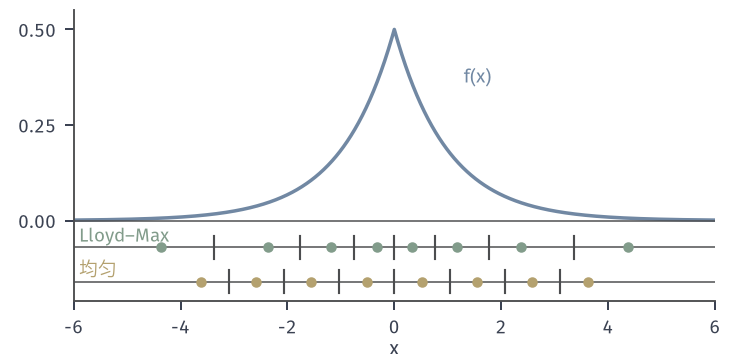

The script that drew this image:
from pathlib import Path
import sys
HERE = Path(__file__).resolve().parent
sys.path.insert(0, str(HERE.parent/'quant-common'))
from quant_fig import *
# N = 8 quantizers for Laplace(0,1): Lloyd-Max fixed point (green points, gray thresholds, upper row)
# and the best mid-rise uniform quantizer (step chosen by grid search, yellow, lower row).
lm = lloyd(np.linspace(-3.5, 3.5, 8), 3000)[-1]
ds = np.linspace(.3, 2.5, 22001); tot = [sum(uniform_parts(8, d)) for d in ds]; du = ds[int(np.argmin(tot))]
cu = (np.arange(8)-3.5)*du; tu = (np.arange(1, 8)-4)*du
x = np.linspace(-6, 6, 1201)
fig, ax = figure(width_mm=104, height_mm=50)
panel(fig, left=.1, right=.97, bottom=.15, top=.97)
ax.plot(x, pdf(x), color=BLUE, lw=1.4)
y1, y2 = -.07, -.16
for t in lm[0]: ax.plot([t, t], [y1-.03, y1+.03], color=STROKE, lw=.85)
for t in tu: ax.plot([t, t], [y2-.03, y2+.03], color=STROKE, lw=.85)
ax.plot([-6, 6], [y1, y1], color=STROKE, lw=.6); ax.plot([-6, 6], [y2, y2], color=STROKE, lw=.6)
for c in lm[1]: dot(ax, c, y1, color=GREEN)
for c in cu: dot(ax, c, y2, color=YELLOW)
ax.axhline(0, color=STROKE, lw=.6)
lab(ax, -5.9, y1+.015, 'Lloyd–Max', GREEN); lab(ax, -5.9, y2+.015, '均匀', YELLOW)
lab(ax, 1.3, .36, '$f(x)$', BLUE)
ax.set_xlim(-6, 6); ax.set_ylim(-.21, .55); ax.set_yticks([0, .25, .5]); ax.set_xlabel('$x$', labelpad=1)
save(fig, HERE, 'figure', {'lm_t': [float(v) for v in lm[0]], 'lm_c': [float(v) for v in lm[1]], 'lm_D': float(lm[2]),
     'uniform_step': float(du), 'uniform_D': float(min(tot))})
